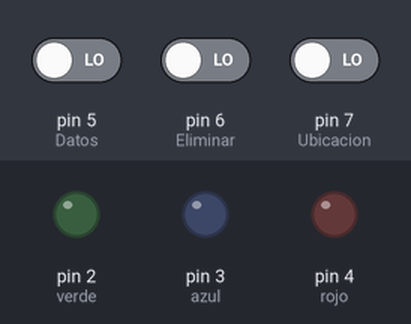
Recording of a sketch running on a simulated Arduino Uno, built with avr-gcc and run on an emulated ATmega328P. Parts: output pins drawn as LEDs (lit = HIGH). The test bench sets the inputs (shaded band); at power-on: pin 5 (Datos) LOW, pin 6 (Eliminar) LOW, pin 7 (Ubicacion) LOW. The modem accepts every AT command (registered, SIM ready, sends succeed) and sends nothing else; what the sketch prints to the serial monitor is not drawn.

Above: at 1.2 s.
1.3 s: pin 5 (Datos) driven HIGH
At 2.7 s:
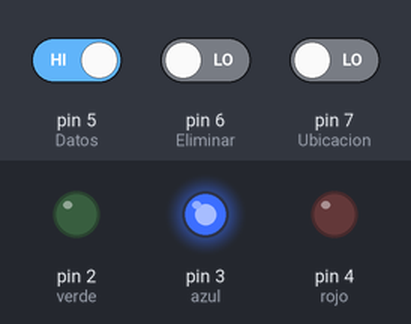
4.3 s: pin 5 (Datos) driven LOW and pin 6 (Eliminar) driven HIGH
7.3 s: pin 6 (Eliminar) driven LOW and pin 7 (Ubicacion) driven HIGH
At 9.1 s:
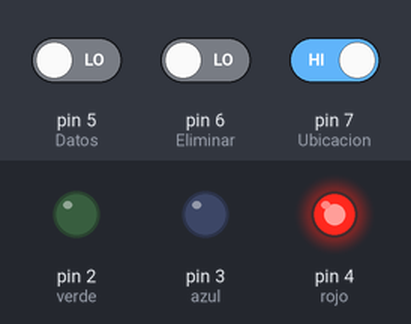
At 14.4 s:
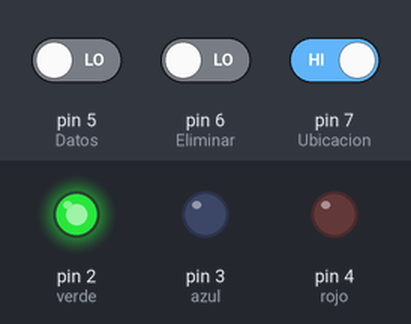
Timing chart, 0 to 19.3 s (numbered marks = the images above; inputs shaded):
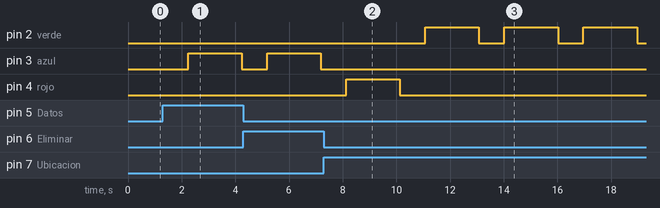

Measured:
- after the input at 1.3 s, pin 3 (azul): LOW → HIGH after 0.94 s, → LOW 2.0 s later
- after the input at 7.3 s, pin 2 (verde): alternates HIGH for 2.0 s and LOW for 0.94 s, starting after 3.8 s; pin 4 (rojo): goes on until 10.1 s, then stays LOW

The sketch:

leds.ino
```cpp
#include <SoftwareSerial.h>
SoftwareSerial mySerial(8, 9);
int rojo=4;
int azul=3;
int verde=2;
int Datos=5;
int Eliminar=6;
int Ubicacion=7;

void setup() {
  Serial.begin(9600);
  mySerial.begin(9600);
  pinMode(Datos,INPUT);
  pinMode(Eliminar,INPUT);
  pinMode(Ubicacion,INPUT);
  pinMode(rojo,OUTPUT);
  pinMode(azul, OUTPUT);
  pinMode(verde,OUTPUT);
}

void loop() {
  // put your main code here, to run repeatedly:
//SUBIR DATOS
if(digitalRead(Datos)==HIGH)
{
 EnviaSMS("001");
 //Evaluar();
  digitalWrite(azul, HIGH);
  Serial.print("1");
  delay(2000);

  digitalWrite(azul, LOW);
  }

  if(digitalRead(Eliminar)==HIGH)
{
  EnviaSMS("002");
  Evaluar();
  digitalWrite(rojo, HIGH);
  Serial.print("2");
  delay(2000);
  digitalWrite(rojo, LOW);
  }

  if(digitalRead(Ubicacion)==HIGH)
{
  EnviaSMS("003");
  Evaluar();
  digitalWrite(verde, HIGH);
  Serial.print("3");
  delay(2000);
  digitalWrite(verde, LOW);
  }

  else {
    digitalWrite(verde, LOW);
    digitalWrite(rojo, LOW);
    digitalWrite(azul, LOW);
    }
}
void EnviaSMS(String x){
 mySerial.println("AT+CMGF=1");
 delay(100);
 mySerial.println("AT+CMGS=\"+522287774859\"");
 delay(100);
 mySerial.print(x);
 delay(500);
 mySerial.print(char(26));
 delay(100);
 mySerial.println("");
 delay(100);
}
void Evaluar(){
  if(mySerial.available()){
  Serial.write(mySerial.read());
}

}
```
